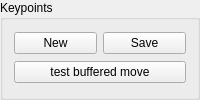
         <widget class="QGroupBox" name="group_keypoints">
          <property name="enabled">
           <bool>true</bool>
          </property>
          <property name="title">
           <string>Keypoints</string>
          </property>
          <layout class="QGridLayout" name="gridLayout_21">
           <item row="1" column="0" colspan="2">
            <widget class="QPushButton" name="btn_test_keypoint">
             <property name="minimumSize">
              <size>
               <width>0</width>
               <height>0</height>
              </size>
             </property>
             <property name="text">
              <string>test buffered move</string>
             </property>
            </widget>
           </item>
           <item row="0" column="1">
            <widget class="QPushButton" name="btn_save_keypoint1">
             <property name="minimumSize">
              <size>
               <width>0</width>
               <height>0</height>
              </size>
             </property>
             <property name="text">
              <string>Save</string>
             </property>
            </widget>
           </item>
           <item row="0" column="0">
            <widget class="QPushButton" name="btn_new_keypoint1">
             <property name="minimumSize">
              <size>
               <width>0</width>
               <height>0</height>
              </size>
             </property>
             <property name="text">
              <string>New</string>
             </property>
            </widget>
           </item>
          </layout>
         </widget>
